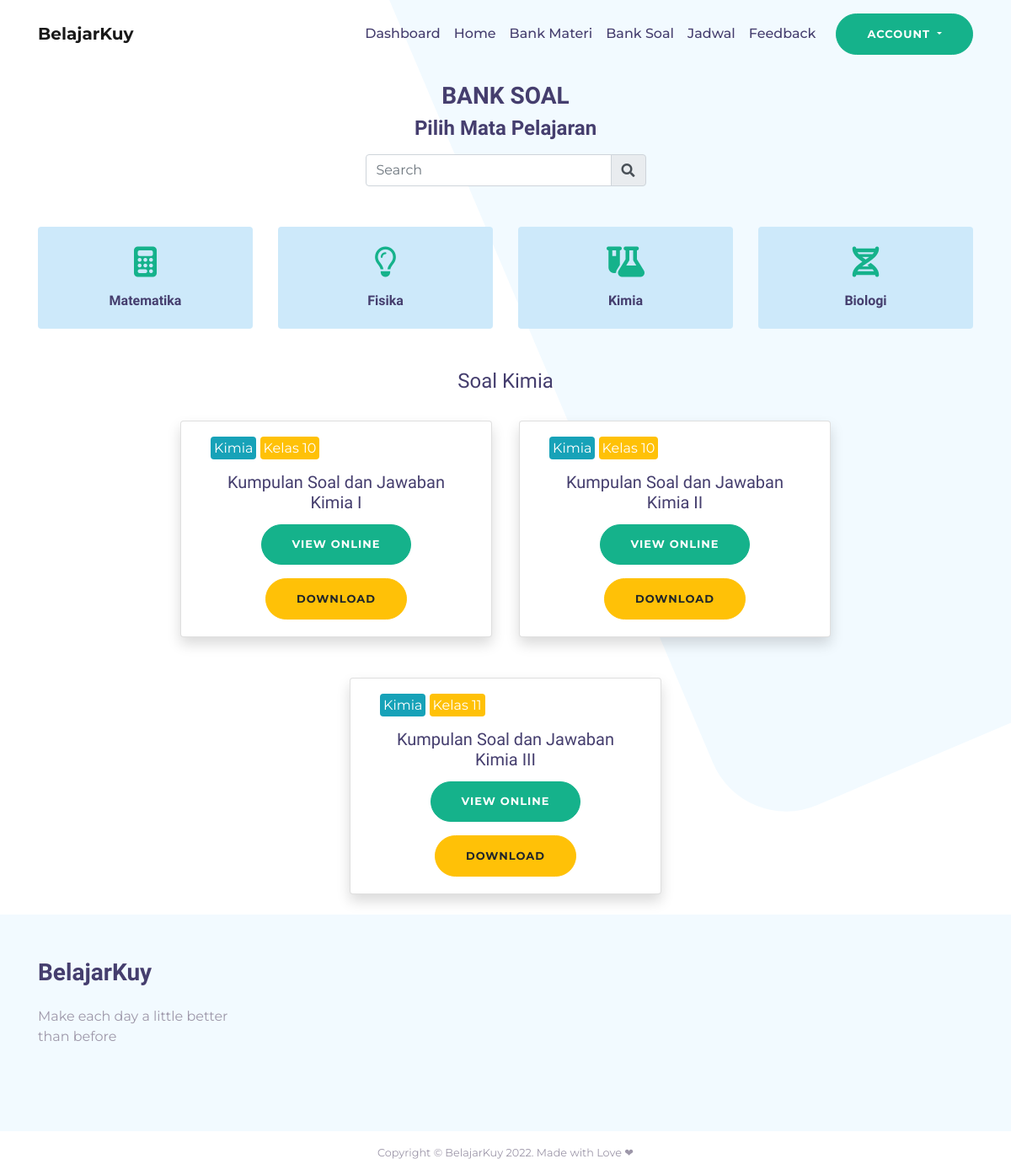
/soal/?id=kimia (signed in), run on the app's committed database.
### tables this page shows
CREATE TABLE `soal` (
  `id_soal` int(3) NOT NULL,
  `id_mapel` int(3) NOT NULL,
  `nama_soal` varchar(255) NOT NULL,
  `file_soal` varchar(255) NOT NULL,
  `kelas` int(3) NOT NULL
);

CREATE TABLE `mapel` (
  `id_mapel` int(3) NOT NULL,
  `nama_mapel` varchar(255) NOT NULL
);

### soal/index.php (the view, shortened to what this page needs)
<?php
include("../inc/header.php");
include("../config/connect.php");
?>
<div class="position-relative" style="z-index:1;">
  <div class="container">
    <div class="text-center mt-3 mb-3">
      <h3 class="font-weight-bold">BANK SOAL</h3>
      <h4 class="font-weight-bold">Pilih Mata Pelajaran</h4>
    </div>
    <div style="width: 30%;" class="text-center m-auto">
      <form action="./" method="get" name="search">
        <div class="input-group mb-3">
          <input type="search" name="s" class="form-control" placeholder="Search">
          <div class="input-group-append">
            <button class="input-group-text">
              <i class="fa fa-search"></i>
            </button>
          </div>
        </div>
      </form>
    </div>
    <div class="row justify-content-between text-center mt-5">
      <div class="col-md-4 col-lg-3 pb-4">
        <a href="./?id=matematika" class="text-decoration-none">
          <div class="p-4 bg-tutor rounded">
            <i class="fa-solid fa-calculator"></i>
            <h6 class="font-weight-bold mb-0 pt-3">Matematika</h6>
          </div>
        </a>
      </div>
      <div class="col-md-4 col-lg-3 pb-4">
        <a href="./?id=fisika" class="text-decoration-none">
          <div class="p-4 bg-tutor rounded">
            <i class="fa-regular fa-lightbulb"></i>
            <h6 class="font-weight-bold mb-0 pt-3">Fisika</h6>
          </div>
        </a>
      </div>
      <div class="col-md-4 col-lg-3 pb-4">
        <a href="./?id=kimia" class="text-decoration-none">
          <div class="p-4 bg-tutor rounded">
            <i class="fa-solid fa-flask-vial"></i>
            <h6 class="font-weight-bold mb-0 pt-3">Kimia</h6>
          </div>
        </a>
      </div>
      <div class="col-md-4 col-lg-3 pb-4">
        <a href="./?id=biologi" class="text-decoration-none">
          <div class="p-4 bg-tutor rounded">
            <i class="fa-solid fa-dna"></i>
            <h6 class="font-weight-bold mb-0 pt-3">Biologi</h6>
          </div>
        </a>
      </div>
    </div>
    <?php
    if (isset($_GET['id'])) {
      $id = $_GET['id'];
      $sql = "select mapel.nama_mapel, soal.* from mapel join soal on mapel.id_mapel=soal.id_mapel where nama_mapel='$id';";
      $query = mysqli_query($conn, $sql);
    ?>
      <div class="container m-auto">
        <div class="mt-4">
          <div class="text-center">
            <div class="text-primary">
              <h4>Soal <?= ucfirst($id) ?></h4>
            </div>
          </div>
          <div class="row justify-content-center">
            <?php
            while ($row = mysqli_fetch_array($query)) {
            ?>
              <div class="card col-4 mx-3 my-4 shadow">
                <div class="card-body">
                  <div class="text-start mb-3">
                    <span class="bg-info p-1 text-white rounded"><?= $row['nama_mapel'] ?></span>
                    <span class="bg-warning p-1 text-white rounded">Kelas <?= $row['kelas'] ?></span>
                  </div>
                  <div class="text-center">
                    <h5 class="card-title" style="height: 50px;"><?= $row['nama_soal'] ?></h5>
                    <div>
                      <a href="../asset/banksoal/<?= $row['file_soal'] ?>" target="_blank" class="btn btn-sm btn-success mb-3">View Online</a>
                      <a href="../asset/banksoal/<?= $row['file_soal'] ?>" download="" class="btn btn-sm btn-warning">Download</a>
                    </div>
                  </div>
                </div>
              </div>
            <?php
            }
            ?>
          </div>
        </div>
      </div>
    <?php
    }
    ?>
  </div>
</div>
<?php
include("../inc/footer.php");
?>

### style.css (style rules this page uses)
body { font-family: 'Montserrat', sans-serif; color: #9d97a9; }
h1, h2, h3, h4, h5, h6 { font-family: 'Alata', sans-serif; color: #453e6e; }
.btn { padding: 13.5px 36px; font-weight: 700; border-radius: 30px; font-size: 13px; letter-spacing: 1px; text-transform: uppercase; }
.btn-success { background-color: #15b28b; border-color: #15b28b; }
.bg-tutor { background-color: #cde9fa; transition: all 0.3s ease; }
.bg-tutor i { font-size: 36px; color: #15b28b; }

### data on the page
soal: id_mapel.nama_mapel "Kimia", kelas "10", nama_soal "Kumpulan Soal dan Jawaban Kimia I"
soal: id_mapel.nama_mapel "Kimia", kelas "10", nama_soal "Kumpulan Soal dan Jawaban Kimia II"
soal: id_mapel.nama_mapel "Kimia", kelas "11", nama_soal "Kumpulan Soal dan Jawaban Kimia III"

### other printed values
$id "Kimia"
